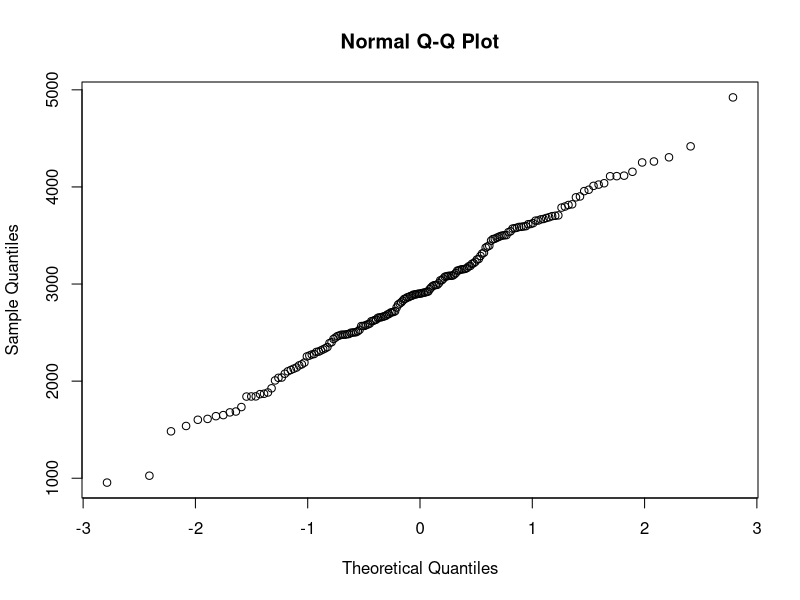
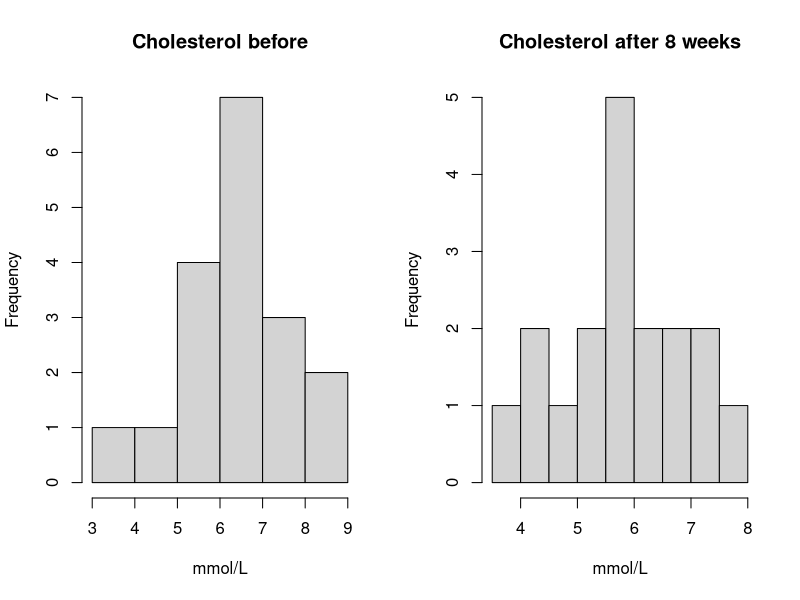
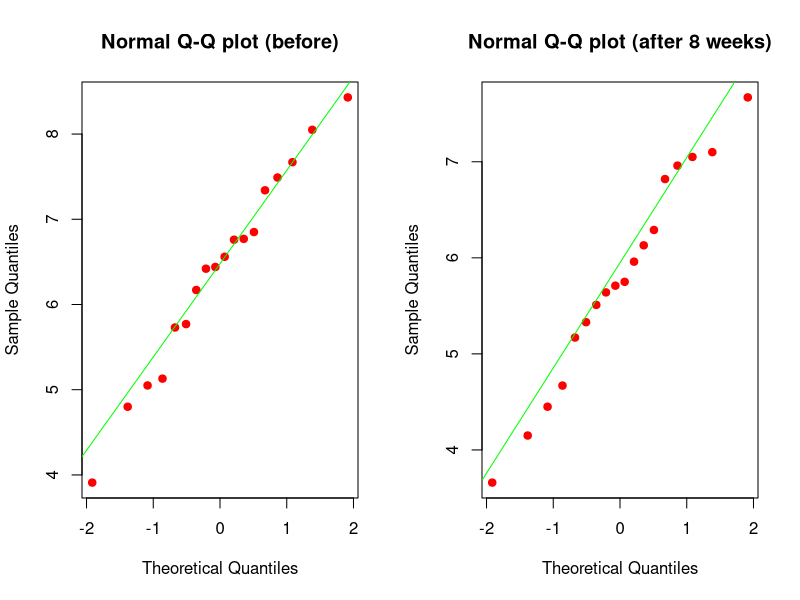
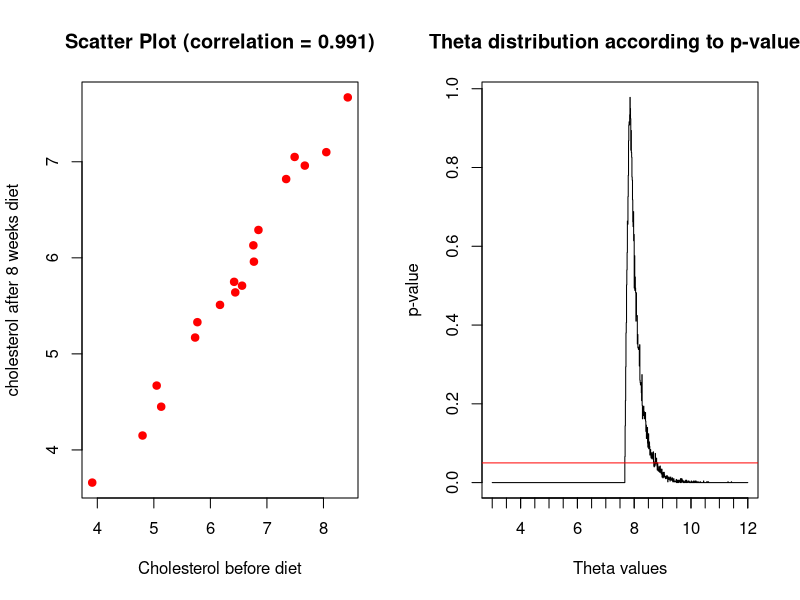
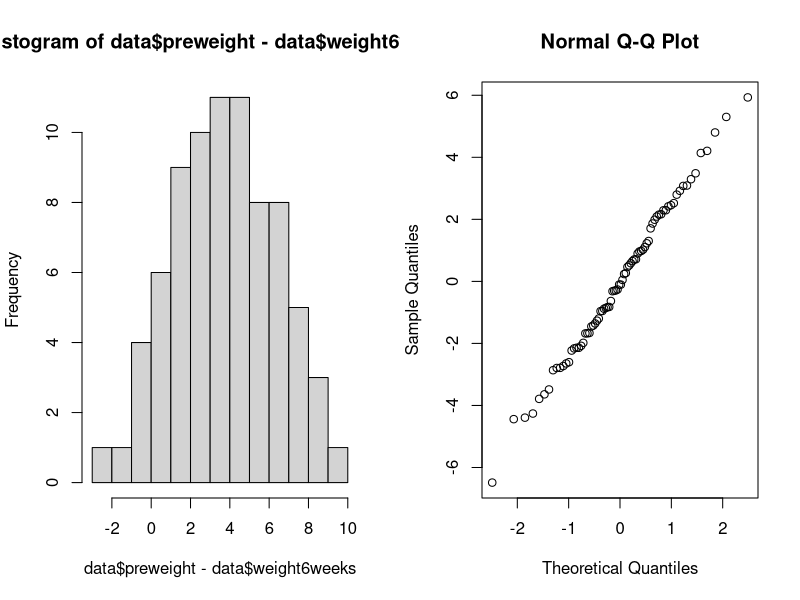
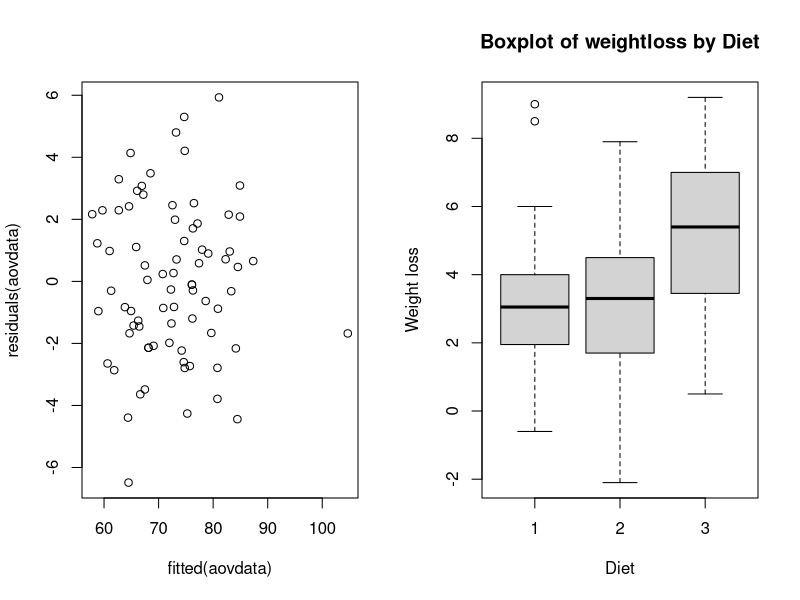
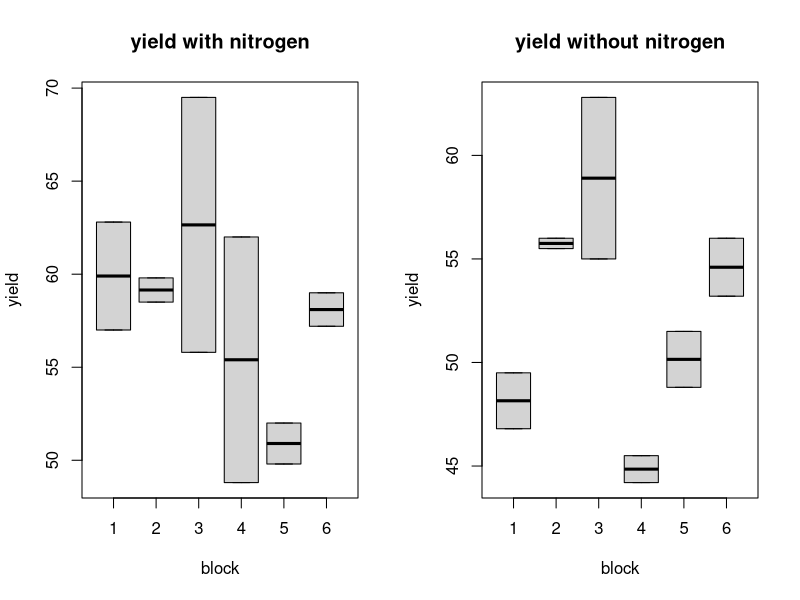
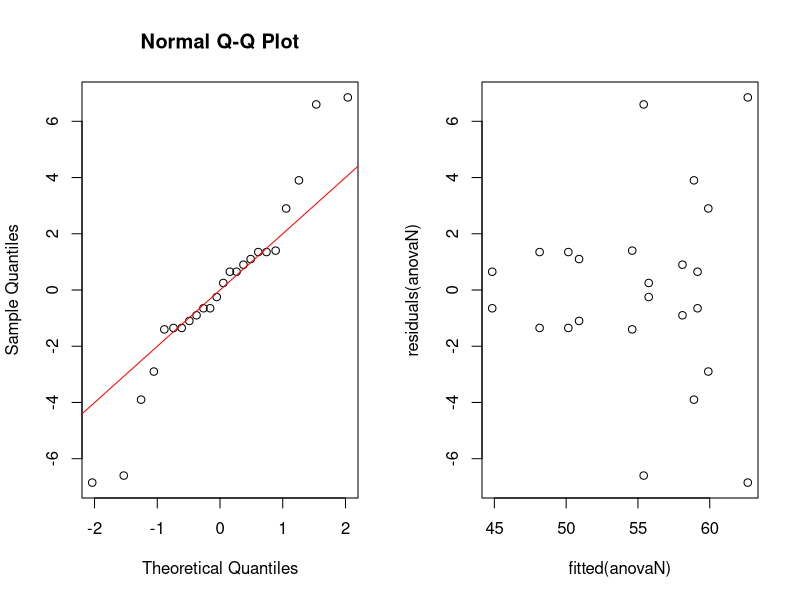

The R source for these figures, in order:
## ---- chunk 1
knitr::opts_chunk$set(echo = TRUE)
## ---- chunk 2
  options(digits=4)
## ---- chunk 3
  df <- read.csv('Data/birthweight.txt')
  shapiro.test(df$birthweight)[2]
  qqnorm(df$birthweight)
## ---- chunk 4

  options(digits=3)
## ---- chunk 5
  n = nrow(df)
  mu = mean(df$birthweight)
  s = sd(df$birthweight)
  z_98p = 2.05 # value from z score table for 98th percentile
  m = z_98p*s/sqrt(n) # m = 1.96s/sqrt(n)
  bounded_CI = c(mu - m, mu + m); bounded_CI #bounded 96% CI for mu
## ---- chunk 6
  options(digits=6)
## ---- chunk 7
get_m = function(n) {
  s = sd(df$birthweight)
  z_98p = 2.05 # value from z score table for 98th percentile
  m = z_98p*s/sqrt(n)
  
  return(m)
}

for (sample_size in 1:1000) {
  lower_bound = mu - get_m(sample_size)
  upper_bound = mu + get_m(sample_size)
  CI_length = upper_bound - lower_bound
  if (CI_length <= 100) {
    break
  }
}
sample_size

# bootstrap 96%-CI:
B = 1000
Tstar = 1:B
for (i in 1:B){
  Xstar = sample(df$birthweight, replace=TRUE)
  Tstar[i] = mean(Xstar)
}
Tstar20 = quantile(Tstar, 0.020)
Tstar980 = quantile(Tstar, 0.980)
sum(Tstar<Tstar20)
## ---- chunk 8
  options(digits=8)
bootstrap_CI = c(2*mu-Tstar980,2*mu-Tstar20)
bootstrap_CI
## ---- chunk 9
# H0 mean <= 2800
t.test(df$birthweight, mu=2800, alt="g")
## ---- chunk 10
  options(digits=4)
## ---- chunk 11
# sign test
p_value = binom.test(sum(df$birthweight > 2800), length(df$birthweight), alt='g')[3]
## ---- chunk 12
sprintf(p_value, fmt = '%#.4f') 
## ---- chunk 13
B = 1000
psign = numeric(B)
pttest = numeric(B)
n = 50
for(i in 1:B) {
  x = sample(df$birthweight, n)
  psign[i] = binom.test(sum(x>2800), n, alt='g')[[3]]
  pttest[i] = t.test(x, mu=2800, alt='g')[[3]]
}
power_sign = sum(psign<0.05)/B
power_ttest = sum(pttest<0.05)/B
## ---- chunk 14
  options(digits=6)
## ---- chunk 15
c(power_sign, power_ttest)
## ---- chunk 16
n = 100
p_lower = 0.25
sample_probabilities = numeric(n)
for(i in 1:n){
  x = sample(df$birthweight, n)
  sample_probabilities[i] = sum(x < 2600)/n
}
s = sd(sample_probabilities)
p_estimate = mean(sample_probabilities)
m = p_estimate - p_lower;m 
p_upper = p_estimate + m
c(p_lower, p_estimate, p_upper)

z_alpha = m/s;z_alpha#I think this is t-value, because we don't have population standart deviation, if it is z- than this test was done with 98% confidence
## ---- chunk 17
p_val = numeric(100)
for(i in 1:100) {
  males_u2600 = 34
  females_u2600 = 28
  males_a2600 = 61
  females_a2600 = 65
  under_2600 = df$birthweight[df$birthweight < 2600]
  above_2600 = df$birthweight[df$birthweight > 2600]
  under_2600
  samples_males_u2600_i = sample(1:length(under_2600), males_u2600)
  samples_males_u2600 = under_2600[samples_males_u2600_i]
  samples_females_u2600 = under_2600[-samples_males_u2600_i]
  samples_males_a2600_i = sample(1:length(above_2600), males_a2600)
  samples_males_a2600 = above_2600[samples_males_a2600_i]
  samples_females_a2600 = above_2600[-samples_males_a2600_i]
  
  samples_males = c(samples_males_a2600, samples_males_u2600)
  samples_females = c(samples_females_a2600, samples_females_u2600)
  p_val[i] = t.test(samples_males, samples_females)[[3]]
}
## ---- chunk 18
  options(digits=4)
## ---- chunk 19
mean(p_val)
## ---- chunk 20
male_less2600 = 34
female_less2600 = 28

male_above2600 = 61
female_above2600 = 65

gender_pr_test = binom.test(x=male_above2600+male_less2600, nrow(df))
proportions_test = prop.test(c(male_above2600, female_above2600),c(male_above2600+male_less2600,female_above2600+female_less2600))
paste("p-value for testing that probability to be born female/male is equal to 0.5:", round(gender_pr_test$p.value, 3))
paste("p-value for testing whether proportions of female and male birth weights above 2600 are equal:",round(proportions_test$p.value, 3))
## ---- chunk 21
df = read.csv('Data/cholesterol.txt', header = TRUE, sep = "")
par(mfrow=c(1,2))
hist(df$Before, main = 'Cholesterol before', xlab = 'mmol/L')
hist(df$After8weeks, main = 'Cholesterol after 8 weeks', xlab = 'mmol/L')
## ---- chunk 22
par(mfrow=c(1,2))
qqnorm(df$Before, col='red', pch=19, main="Normal Q-Q plot (before)")
qqline(df$Before, col='green')
qqnorm(df$After8weeks, col='red', pch=19, main="Normal Q-Q plot (after 8 weeks)")
qqline(df$After8weeks, col='green')
## ---- chunk 23
plot(df$Before, df$After8weeks, xlab = "Cholesterol before diet",
     ylab = "cholesterol after 8 weeks diet",
     main = paste("Scatter Plot (correlation = ", round(cor(df$Before,df$After8weeks), 3),
                  collapes=")", sep=""), col='red',pch = 19)
## ---- chunk 24
ttest = t.test(df$Before, df$After8weeks, alt='g', paired=TRUE)
print(paste("p-value of two-paired t-test: ",round(ttest$p.value,3)))
wilcox_test = wilcox.test(df$Before, df$After8weeks, alt='g',paired = TRUE)
print(paste("p-value of two-paired Wilcoxon signed rank test: ",round(wilcox_test$p.value,3)))
## ---- chunk 25
sample_maxs <- c()
n = 1000
for (i in 1:n){
  sample_maxs[i] = max(sample(df$After8weeks, nrow(df), replace=TRUE))
}
estimated_upper_limit = mean(sample_maxs)
cat("Estimated Theta:", estimated_upper_limit, "\n") 
cat("Confidence interval:", quantile(sample_maxs, probs=c(0.025,0.975 )))
## ---- chunk 26

theta = 3.00; t=max(df$After8weeks); counter = 1;B=1000;
tstar=numeric(B); p_values = c(); thetas = c();
while (theta <= 12) {
  for (i in 1:B){
    xstar = runif(n=nrow(df), min=3, max=theta)
    tstar[i]=max(xstar)
    }
  p_left=sum(tstar<t)/B; p_right=sum(tstar>t)/B;
  p_values[counter]= 2*min(p_left,p_right)
  thetas[counter] = theta
  counter = counter + 1
  theta = theta + 0.01 #increment theta by  0.01
}
plot(x=thetas, y = p_values, type = "S", xlab = "Theta values", ylab="p-value", main = "Theta distribution according to p-values")
axis(1,at=seq(0,12,0.5),labels=NA)
abline(a=0.05,b=0, col='red')

df_theta = data.frame(thetas,p_values)
df_theta = dplyr::filter(df_theta, p_values > 0.05)
interval <- c(min(df_theta$theta), max(df_theta$theta))

print(interval)

## ---- chunk 27
binom.test(sum(df$After8weeks > 6), nrow(df), alt='g')

binom.test(sum(df$After8weeks > 4.5), nrow(df), alt='g', p=0.25)
## ---- chunk 28
library(dplyr)
library(multcomp)

data <- read.csv("Data/diet.txt",header = TRUE, sep = "")
## ---- chunk 29
# Test the assumptions
hist(data$preweight - data$weight6weeks, breaks=10)

# Test normality of the data
aovdata = lm(preweight~weight6weeks, data=data)

qqnorm(residuals(aovdata))
plot(fitted(aovdata),residuals(aovdata))

# Conduct a t-test to test the claim that diet affects weight loss
# p-value is small so we can reject H0 claiming that mean difference is zero.
t.test(data$preweight, data$weight6weeks, paired=TRUE)
## ---- chunk 30
# - If normality assumption is not met, Kruskal-wallis can be used
model_b <- aov(preweight - weight6weeks ~ diet, data=data)
summary(model_b)

# Which diet was the best for losing weight? 
boxplot((preweight-weight6weeks) ~ diet, data = data, xlab = "Diet", ylab = "Weight loss", main = "Boxplot of weightloss by Diet")
## ---- chunk 31
# Fit a two-way ANOVA model
data$gender = as.factor(data$gender)
data$diet =  as.factor(data$diet)

model_c <- lm(preweight - weight6weeks ~ diet * gender, data = data)
anova(model_c)

## ---- chunk 32
diet_1 = filter(data, diet==1) 
diet_2 = filter(data, diet==2) 
diet_3 = filter(data, diet==3)

avg_loss_diet_1 = mean(diet_1$preweight) - mean(diet_1$weight6weeks)
avg_loss_diet_2 = mean(diet_2$preweight) - mean(diet_2$weight6weeks)
avg_loss_diet_3 = mean(diet_3$preweight) - mean(diet_3$weight6weeks)

diet_1_predicted = mean(diet_1$preweight) - avg_loss_diet_1; diet_1_predicted
diet_2_predicted = mean(diet_2$preweight) - avg_loss_diet_2; diet_2_predicted
diet_3_predicted = mean(diet_3$preweight) - avg_loss_diet_3; diet_3_predicted
## ---- chunk 33
I=6; J=3; N=2
rbind(rep(1:I,each=N*J),rep(1:J,N*I),sample(1:(N*I*J)))

#I think this is correct:
I=3; B=6; N=2
for (i in 1:B) print(sample(1:(N*I)))
#interpretation: rows correspond to blocks, columns correspond 2 repretitions of fertilizers (N,P,K,N,P,K), cells experimental units.

#For block 1 assign unit 3 to treatment 1, unit 1 to treatment 2, etc., for block
#2 assign unit 4 to treatment 1, unit 3 to treatment 2, etc.

## ---- chunk 34
df = MASS::npk
df_nitrogen = dplyr::filter(df, N == 1)
df_no_nitrogen =  dplyr::filter(df, N == 0)
par(mfrow=c(1,2))
boxplot(yield ~ block, data=df_nitrogen, main="yield with nitrogen"); boxplot(yield ~ block, data=df_no_nitrogen, main='yield without nitrogen')
## ---- chunk 35
df$block = as.factor(df$block)
df$N = as.factor(df$N)
anovaN = lm(yield ~ block * N,data=df);anova(anovaN)

par(mfrow=c(1,2))
qqnorm(residuals(anovaN));qqline(residuals(anovaN),col='red') ;plot(fitted(anovaN),residuals(anovaN))


## ---- chunk 36
additive_model = lm(yield ~ block + N,data=df);anova(additive_model)

## ---- chunk 37
par(mfrow=c(1,2))
interaction.plot(df$block,df$N,df$yield, trace.label='Nitrogen',xlab='block',ylab='yield')
interaction.plot(df$N, df$block, df$yield, trace.label='Block', xlab='nitrogen', ylab='yield')
## ---- chunk 38
df$K = as.factor(df$K)
df$P = as.factor(df$P)
model_a = lm(yield ~ N + P + block*K, data=df); anova(model_a)
model_b = lm(yield ~ N + K + block*P, data=df); anova(model_b)
model_c = lm(yield ~ N + K + P + block, data=df); anova(model_c)
